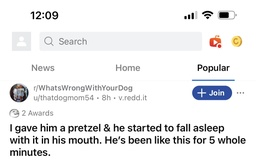
#> input picture implementation/screens/seg02_reddit-header.jpg, 256 x 163 px, shrunk from 1284 x 816 before the run
$ jupyter execute color-change.ipynb
#> lines starting #> are read from the running program, lines starting #| are printed output that depends on the picture; after the words box and inside, x2 and y2 are one past the last pixel; in counts of white or black regions, pixels touching at a corner belong together
#> further down, img is the input picture: shape (163, 256, 3); mean B, G, R 238.9, 238.1, 238
#> `img_hsv = cv2.cvtColor(img, cv2.COLOR_BGR2HSV)`: img_hsv: shape (163, 256, 3); mean H, S, V 17.3, 3.6, 239.7
[cell 1]
# imports
import cv2
import math
import matplotlib.pyplot as plt

# constants
light_threshold = 127
light_cutoff = 16
saturation_threshold = 50
saturation_weight = 9
snap_range = 32

[cell 2]
def generateMockMask(mask_path):
#> called with mask_path = './screens/mask02_reddit-header.jpg'
    img = cv2.imread(mask_path)
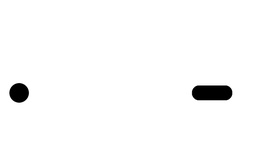
#> input picture implementation/screens/mask02_reddit-header.jpg, 256 x 163 px, shrunk from 1284 x 816 before the run
#> img is the input picture: shape (163, 256, 3); min 0, max 255, mean 249.8
    img_tmp = cv2.cvtColor(img, cv2.COLOR_BGR2HSV)
#> img_tmp: shape (163, 256, 3); mean H, S, V 0, 0, 249.8
    return img_tmp[:,:,2] > 250
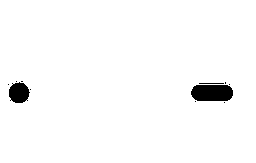
#> returned value: shape (163, 256) bool; 97.6% white; 11 black regions (8 under 20 px), largest, box (x1, y1, x2, y2) and area: (191, 85, 233, 101) 617, (9, 82, 30, 103) 337, (199, 83, 224, 84) 25

[cell 3]
# calculate average lightness of an hls image
def getAverageLightness(img_hls, mask):
    l_channel = img_hls[:,:,1]
    return l_channel[mask].sum() / mask.sum()

def isGrayscale(saturation, light):
    if saturation < saturation_threshold:
        return True
    if light < light_cutoff or light > (255 - light_cutoff):
        return True
    return False

# take an rgb image and convert it to dark mode
def emulateDarkMode(img_rgb, mask):
    img_tmp = cv2.cvtColor(img_rgb, cv2.COLOR_RGB2HLS)
#> img_tmp: shape (163, 256, 3); mean of channels 0, 1, 2 17.2, 238.4, 19.6
    for x in range(img_tmp.shape[0]):
        for y in range(img_tmp.shape[1]):
            if mask[x][y]:
                sat_val = img_tmp[x][y][2]
                old_val = img_tmp[x][y][1]
                dark_val = 255 if old_val == 0 else min(255, 1000000 / math.pow(old_val, 2))

                # if saturation is abolve a certain level, boost the value to avoid dimming
                if not isGrayscale(sat_val, old_val):
                    dark_val = (dark_val + (old_val * saturation_weight)) / (2 + saturation_weight)

                img_tmp[x][y][1] = dark_val
#> img_tmp: shape (163, 256, 3); mean of channels 0, 1, 2 17.2, 26.8, 19.6

    return cv2.cvtColor(img_tmp, cv2.COLOR_HLS2RGB)
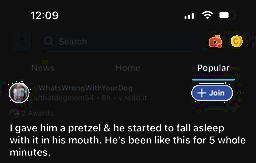
#> returned value: shape (163, 256, 3); mean R, G, B 26.3, 26.6, 27.4

# take a generally dark image and go more extreme
def improveContrast(img_rgb, mask):
    img_tmp = cv2.cvtColor(img_rgb, cv2.COLOR_RGB2HLS)
#> img_tmp: shape (163, 256, 3); mean of channels 0, 1, 2 17.1, 26.8, 19.7
    for x in range(img_tmp.shape[0]):
        for y in range(img_tmp.shape[1]):
            if mask[x][y]:
                sat_val = img_tmp[x][y][2]
                old_val = img_tmp[x][y][1]

                # if saturation low, snap the colors to white or black
                if isGrayscale(sat_val, old_val):
                    img_tmp[x][y][1] = 208 / (1 + (math.pow(math.e, (40 - old_val) / 4)))
#> img_tmp: shape (163, 256, 3); mean of channels 0, 1, 2 17.1, 14.9, 19.7

    return cv2.cvtColor(img_tmp, cv2.COLOR_HLS2RGB)
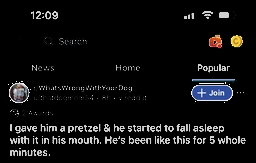
#> returned value: shape (163, 256, 3); mean R, G, B 14.6, 14.6, 15.1

# combined function
def emulateDarkModeWithContrast(img_rgb, mask):
    img_tmp = cv2.cvtColor(img_rgb, cv2.COLOR_RGB2HLS)

    # check avg lightness
    avg_light = getAverageLightness(img_tmp, mask)
#> avg_light = 240.9

    for x in range(img_tmp.shape[0]):
        for y in range(img_tmp.shape[1]):
            if mask[x][y]:
                sat_val = img_tmp[x][y][2]
                old_val = img_tmp[x][y][1]

                # if dealing with light image, emulate dark mode
                if avg_light > light_threshold:
                    dark_val = 255 if old_val == 0 else min(255, 1000000 / math.pow(old_val, 2))
                    # if saturation is abolve a certain level, boost the value to avoid dimming
                    if not isGrayscale(sat_val, old_val):
                        dark_val = (dark_val + (old_val * saturation_weight)) / (2 + saturation_weight)

                # if saturation low, snap the colors to white or black
                if isGrayscale(sat_val, old_val):
                    dark_val = 208 / (1 + (math.pow(math.e, (40 - dark_val) / 4)))

                img_tmp[x][y][1] = dark_val
#> img_tmp: shape (163, 256, 3); mean of channels 0, 1, 2 17.2, 14.9, 19.6

    return cv2.cvtColor(img_tmp, cv2.COLOR_HLS2RGB)

[cell 4]
path = './screens/seg02_reddit-header.jpg'
img = cv2.imread(path)
img_hsv = cv2.cvtColor(img, cv2.COLOR_BGR2HSV)

plt.figure(figsize = (15, 15))
img_rgb = cv2.cvtColor(img_hsv, cv2.COLOR_HSV2RGB)
plt.imshow(img_rgb)
